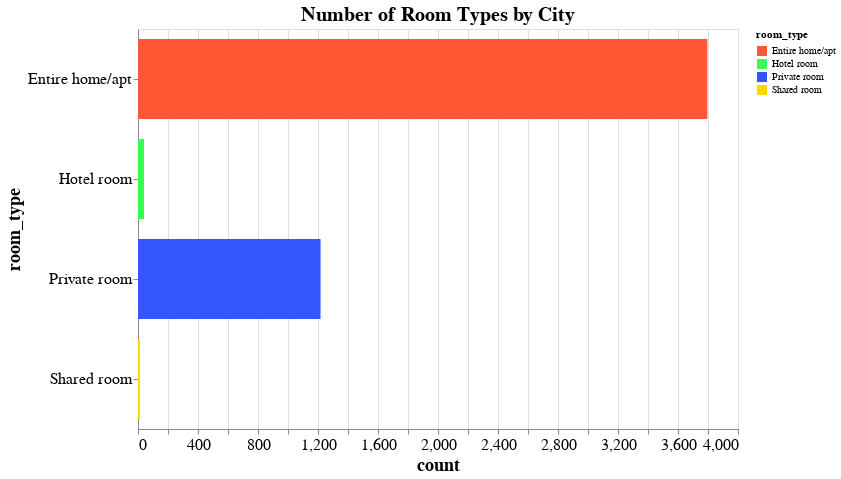

The code cell stored with this chart in its notebook:
### Markdown cell above
Create the "Number of room types per City" interactive visualization

### Code cell
import altair as alt
import pandas as pd
import warnings
warnings.filterwarnings("ignore", category=FutureWarning)

alt.data_transformers.disable_max_rows()
# Group by 'city' and 'room_type', counting the occurrences of each room type per city
room_type_counts = cities_together_data.groupby(['city', 'room_type']).size().reset_index(name='count')


# Create a dropdown for city selection with customized appearance
city_dropdown = alt.binding_select(
    options=cities, 
    name="Select City  :  ",
    labels=cities
)
city_select = alt.selection_point(fields=['city'], bind=city_dropdown, value='Amsterdam', empty=False)  # Set default to 'Amsterdam'

# Scatter plot with interactive city filter
chart = alt.Chart(room_type_counts).mark_bar(size=80).encode(
    x='count:Q',
    y='room_type:N',
     color=alt.Color('room_type:N', scale=alt.Scale(
        domain=['Entire home/apt', 'Hotel room', 'Private room', 'Shared room'], 
        range=['#FF5733', '#33FF57', '#3357FF', '#FFD700'])),  # Custom colors
        text='count:Q'  # Show count value on each bar
).add_params(
    city_select
).transform_filter(
    city_select
).properties(
    width=600,
    height=400,
    title="Number of Room Types by City",
).configure_title(
    fontSize=20  # Adjusts the chart title font size
).configure_axis(
    labelFontSize=16 ,
    titleFontSize=18  # Larger title font size for the axes # Adjust this value for bigger/smaller text
).encode(
    text=alt.Text('percentage:Q', format='.1f')  # Show percentage with one decimal place
)


chart

### Figure 1 — Vega-Lite specification as saved in the notebook (floating-point values rounded to 4 significant figures)
{"config": {"view": {"continuousWidth": 300, "continuousHeight": 300}, "axis": {"labelFontSize": 16, "titleFontSize": 18}, "title": {"fontSize": 20}}, "data": {"name": "data-00089abea34a11d567015e4341be2200"}, "mark": {"type": "bar", "size": 80}, "encoding": {"color": {"field": "room_type", "scale": {"domain": ["Entire home/apt", "Hotel room", "Private room", "Shared room"], "range": ["#FF5733", "#33FF57", "#3357FF", "#FFD700"]}, "type": "nominal"}, "text": {"field": "percentage", "format": ".1f", "type": "quantitative"}, "x": {"field": "count", "type": "quantitative"}, "y": {"field": "room_type", "type": "nominal"}}, "height": 400, "params": [{"name": "param_6", "select": {"type": "point", "fields": ["city"]}, "bind": {"input": "select", "options": ["Amsterdam", "Athens", "Barcelona", "Berlin", "Copenhagen", "Dublin", "Lisbon", "London", "Madrid", "Paris", "Rome", "Venice", "Vienna"], "labels": ["Amsterdam", "Athens", "Barcelona", "Berlin", "Copenhagen", "Dublin", "Lisbon", "London", "Madrid", "Paris", "Rome", "Venice", "Vienna"], "name": "Select City  :  "}, "value": "Amsterdam"}], "title": "Number of Room Types by City", "transform": [{"filter": {"param": "param_6", "empty": false}}], "width": 600, "$schema": "https://vega.github.io/schema/vega-lite/v5.8.0.json", "datasets": {"data-00089abea34a11d567015e4341be2200": [{"city": "Amsterdam", "room_type": "Entire home/apt", "count": 3796}, {"city": "Amsterdam", "room_type": "Hotel room", "count": 40}, {"city": "Amsterdam", "room_type": "Private room", "count": 1217}, {"city": "Amsterdam", "room_type": "Shared room", "count": 13}, {"city": "Athens", "room_type": "Entire home/apt", "count": 7373}, {"city": "Athens", "room_type": "Hotel room", "count": 27}, {"city": "Athens", "room_type": "Private room", "count": 345}, {"city": "Athens", "room_type": "Shared room", "count": 25}, {"city": "Barcelona", "room_type": "Entire home/apt", "count": 6593}, {"city": "Barcelona", "room_type": "Hotel room", "count": 63}, {"city": "Barcelona", "room_type": "Private room", "count": 1972}, {"city": "Barcelona", "room_type": "Shared room", "count": 65}, {"city": "Berlin", "room_type": "Entire home/apt", "count": 3935}, {"city": "Berlin", "room_type": "Hotel room", "count": 79}, {"city": "Berlin", "room_type": "Private room", "count": 1400}, {"city": "Berlin", "room_type": "Shared room", "count": 83}, {"city": "Copenhagen", "room_type": "Entire home/apt", "count": 9448}, {"city": "Copenhagen", "room_type": "Hotel room", "count": 2}, {"city": "Copenhagen", "room_type": "Private room", "count": 817}, {"city": "Copenhagen", "room_type": "Shared room", "count": 9}, {"city": "Dublin", "room_type": "Entire home/apt", "count": 1536}, {"city": "Dublin", "room_type": "Hotel room", "count": 6}, {"city": "Dublin", "room_type": "Private room", "count": 1115}, {"city": "Dublin", "room_type": "Shared room", "count": 42}, {"city": "Lisbon", "room_type": "Entire home/apt", "count": 11671}, {"city": "Lisbon", "room_type": "Hotel room", "count": 73}, {"city": "Lisbon", "room_type": "Private room", "count": 2655}, {"city": "Lisbon", "room_type": "Shared room", "count": 78}, {"city": "London", "room_type": "Entire home/apt", "count": 19758}, {"city": "London", "room_type": "Hotel room", "count": 76}, {"city": "London", "room_type": "Private room", "count": 9951}, {"city": "London", "room_type": "Shared room", "count": 65}, {"city": "Madrid", "room_type": "Entire home/apt", "count": 8980}, {"city": "Madrid", "room_type": "Hotel room", "count": 29}, {"city": "Madrid", "room_type": "Private room", "count": 3073}, {"city": "Madrid", "room_type": "Shared room", "count": 114}, {"city": "Paris", "room_type": "Entire home/apt", "count": 29165}, {"city": "Paris", "room_type": "Hotel room", "count": 243}, {"city": "Paris", "room_type": "Private room", "count": 2646}, {"city": "Paris", "room_type": "Shared room", "count": 131}, {"city": "Rome", "room_type": "Entire home/apt", "count": 14286}, {"city": "Rome", "room_type": "Hotel room", "count": 220}, {"city": "Rome", "room_type": "Private room", "count": 3641}, {"city": "Rome", "room_type": "Shared room", "count": 37}, {"city": "Venice", "room_type": "Entire home/apt", "count": 4491}, {"city": "Venice", "room_type": "Hotel room", "count": 72}, {"city": "Venice", "room_type": "Private room", "count": 845}, {"city": "Venice", "room_type": "Shared room", "count": 12}, {"city": "Vienna", "room_type": "Entire home/apt", "count": 5979}, {"city": "Vienna", "room_type": "Hotel room", "count": 18}, {"city": "Vienna", "room_type": "Private room", "count": 538}, {"city": "Vienna", "room_type": "Shared room", "count": 34}]}}
